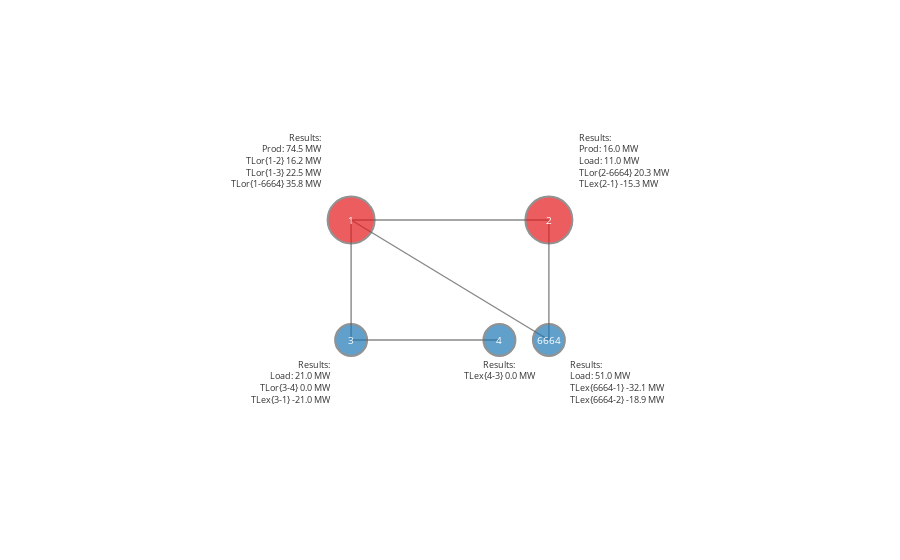

Here is the notebook cell this chart was saved with:
### Code cell
# Run the environment.
env_after_action, obs_after_action = sim(applied_action.as_array())


# Plot the grid.
layout = {'1':(-10, 10), '2':(10, 10), '3':(-10, -10), '4':(5, -10),'6664':(10, -10)}
label_pos = {'1':'top left', '2':'top right', '3':'bottom left', '4':'bottom center','6664':'bottom right'}

grid_after_action = reconstruct_grid(env_after_action, 
                                     obs_after_action, 
                                     applied_action.as_array(), 
                                     layout, label_pos, size=(45,45), replace_dic=True)
iplot(grid_after_action)

### Figure 1 — Plotly figure (JSON) as saved in the notebook; plotly's stock layout.template omitted (floating-point values rounded to 4 significant figures)
{"data": [{"line": {"color": "red", "width": 6}, "mode": "line", "type": "scatter", "x": [], "y": []}, {"hoverinfo": "text", "line": {"color": "#888", "width": 1.4}, "mode": "lines", "type": "scatter", "x": [-10, 10, null, -10, -10, null, -10, 10, null, 10, 10, null, -10, 5, null], "y": [10, 10, null, 10, -10, null, 10, -10, null, 10, -10, null, -10, -10, null]}, {"hoverinfo": "text", "marker": {"color": ["rgb(227,26,28)", "rgb(227,26,28)", "rgb(31,120,180)", "rgb(31,120,180)", "rgb(31,120,180)"], "line": {"color": "rgb(100,100,100)", "width": 2}, "size": [47, 47, 32, 32, 32]}, "mode": "markers+text", "text": ["Results:<br>Prod: 74.5 MW<br>TLor{1-2} 16.2 MW<br>TLor{1-3} 22.5 MW<br>TLor{1-6664} 35.8 MW", "Results:<br>Prod: 16.0 MW<br>Load: 11.0 MW<br>TLor{2-6664} 20.3 MW<br>TLex{2-1} -15.3 MW", "Results:<br>Load: 21.0 MW<br>TLor{3-4} 0.0 MW<br>TLex{3-1} -21.0 MW", "Results:<br>TLex{4-3} 0.0 MW", "Results:<br>Load: 51.0 MW<br>TLex{6664-1} -32.1 MW<br>TLex{6664-2} -18.9 MW"], "textfont": {"color": "rgb(50,50,50)", "size": 9}, "textposition": ["top left", "top right", "bottom left", "bottom center", "bottom right"], "type": "scatter", "x": [-10, 10, -10, 5, 10], "y": [10, 10, -10, -10, -10]}], "layout": {"annotations": [{"font": {"color": "rgb(255,255,255)", "size": 10}, "showarrow": false, "text": "1", "x": -10, "xref": "x1", "y": 10, "yref": "y1"}, {"font": {"color": "rgb(255,255,255)", "size": 10}, "showarrow": false, "text": "2", "x": 10, "xref": "x1", "y": 10, "yref": "y1"}, {"font": {"color": "rgb(255,255,255)", "size": 10}, "showarrow": false, "text": "3", "x": -10, "xref": "x1", "y": -10, "yref": "y1"}, {"font": {"color": "rgb(255,255,255)", "size": 10}, "showarrow": false, "text": "4", "x": 5, "xref": "x1", "y": -10, "yref": "y1"}, {"font": {"color": "rgb(255,255,255)", "size": 10}, "showarrow": false, "text": "6664", "x": 10, "xref": "x1", "y": -10, "yref": "y1"}], "margin": {"b": 10, "l": 5, "r": 5, "t": 10}, "showlegend": false, "xaxis": {"range": [-45, 45], "showgrid": false, "showticklabels": false, "zeroline": false}, "yaxis": {"range": [-45, 45], "showgrid": false, "showticklabels": false, "zeroline": false}}}
